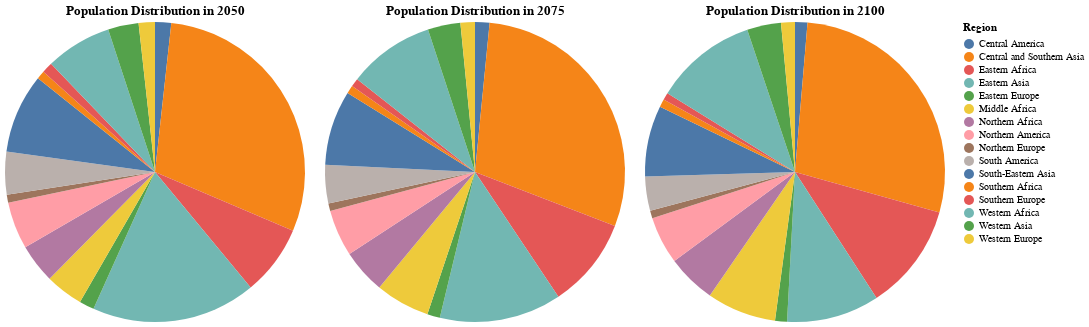

Notebook code for this chart:
### Code cell
chart_2050 = create_pie_chart('2050')
chart_2075 = create_pie_chart('2075')
chart_2100 = create_pie_chart('2100')


chart_2050 | chart_2075 | chart_2100

### Figure 1 — Vega-Lite specification as saved in the notebook (floating-point values rounded to 4 significant figures)
{"config": {"view": {"continuousWidth": 300, "continuousHeight": 300}}, "hconcat": [{"data": {"name": "data-5a8fb1f25bee4a942ab2dc8a76c665fc"}, "mark": {"type": "arc"}, "encoding": {"color": {"field": "Region", "type": "nominal"}, "theta": {"field": "Population", "type": "quantitative"}, "tooltip": [{"field": "Region", "type": "nominal"}, {"field": "Population", "type": "quantitative"}]}, "title": "Population Distribution in 2050"}, {"data": {"name": "data-95dbc455a540eb3317adbb44e7af3a3a"}, "mark": {"type": "arc"}, "encoding": {"color": {"field": "Region", "type": "nominal"}, "theta": {"field": "Population", "type": "quantitative"}, "tooltip": [{"field": "Region", "type": "nominal"}, {"field": "Population", "type": "quantitative"}]}, "title": "Population Distribution in 2075"}, {"data": {"name": "data-7d21b30a02818210fd9f814c754befa1"}, "mark": {"type": "arc"}, "encoding": {"color": {"field": "Region", "type": "nominal"}, "theta": {"field": "Population", "type": "quantitative"}, "tooltip": [{"field": "Region", "type": "nominal"}, {"field": "Population", "type": "quantitative"}]}, "title": "Population Distribution in 2100"}], "$schema": "https://vega.github.io/schema/vega-lite/v5.16.3.json", "datasets": {"data-5a8fb1f25bee4a942ab2dc8a76c665fc": [{"Region": "Central America", "Population": 143700.0}, {"Region": "Central and Southern Asia", "Population": 2456000.0}, {"Region": "Eastern Africa", "Population": 627100.0}, {"Region": "Eastern Asia", "Population": 1467000.0}, {"Region": "Eastern Europe", "Population": 133400.0}, {"Region": "Middle Africa", "Population": 337500.0}, {"Region": "Northern Africa", "Population": 348100.0}, {"Region": "Northern America", "Population": 420900.0}, {"Region": "Northern Europe", "Population": 71660.0}, {"Region": "South America", "Population": 381400.0}, {"Region": "South-Eastern Asia", "Population": 709300.0}, {"Region": "Southern Africa", "Population": 73380.0}, {"Region": "Southern Europe", "Population": 96770.0}, {"Region": "Western Africa", "Population": 590600.0}, {"Region": "Western Asia", "Population": 272900.0}, {"Region": "Western Europe", "Population": 144900.0}], "data-95dbc455a540eb3317adbb44e7af3a3a": [{"Region": "Central America", "Population": 136600.0}, {"Region": "Central and Southern Asia", "Population": 2573000.0}, {"Region": "Eastern Africa", "Population": 855800.0}, {"Region": "Eastern Asia", "Population": 1155000.0}, {"Region": "Eastern Europe", "Population": 120300.0}, {"Region": "Middle Africa", "Population": 515100.0}, {"Region": "Northern Africa", "Population": 420100.0}, {"Region": "Northern America", "Population": 439500.0}, {"Region": "Northern Europe", "Population": 71620.0}, {"Region": "South America", "Population": 363800.0}, {"Region": "South-Eastern Asia", "Population": 708900.0}, {"Region": "Southern Africa", "Population": 76580.0}, {"Region": "Southern Europe", "Population": 79310.0}, {"Region": "Western Africa", "Population": 816800.0}, {"Region": "Western Asia", "Population": 309000.0}, {"Region": "Western Europe", "Population": 136500.0}], "data-7d21b30a02818210fd9f814c754befa1": [{"Region": "Central America", "Population": 116100.0}, {"Region": "Central and Southern Asia", "Population": 2439000.0}, {"Region": "Eastern Africa", "Population": 1001000.0}, {"Region": "Eastern Asia", "Population": 869400.0}, {"Region": "Eastern Europe", "Population": 112200.0}, {"Region": "Middle Africa", "Population": 650400.0}, {"Region": "Northern Africa", "Population": 458600.0}, {"Region": "Northern America", "Population": 447800.0}, {"Region": "Northern Europe", "Population": 70510.0}, {"Region": "South America", "Population": 320900.0}, {"Region": "South-Eastern Asia", "Population": 665900.0}, {"Region": "Southern Africa", "Population": 74630.0}, {"Region": "Southern Europe", "Population": 67960.0}, {"Region": "Western Africa", "Population": 960600.0}, {"Region": "Western Asia", "Population": 318700.0}, {"Region": "Western Europe", "Population": 129900.0}]}}
